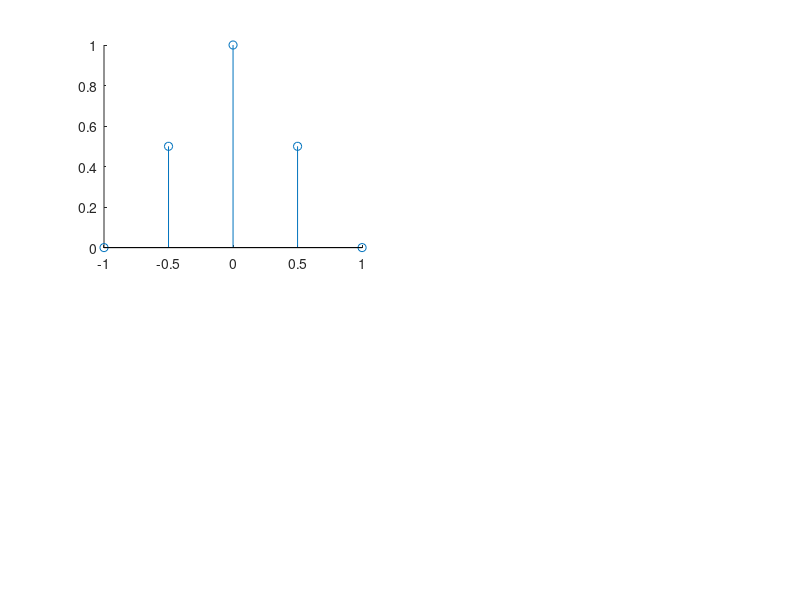

Recreate this plot in MATLAB. (Note: this script raises an error after producing the figure.)
t_fine = -10:0.001:10;
xt = 1 - abs(t_fine);

subplot(2,2,1);
Ts = 0.5;
hold on;
t_n = -1:Ts:1; %Time sample
xn = 1 - abs(t_n); %Sampled signal
stem(t_n,xn); %Plot sampled signal
n = -1/Ts:1/Ts; %Position of sample xn
x_1 = sinc_interp(n,xn,Ts,t_fine); %Reconstruction

%plotting
plot(t_fine,x_1);
xlabel('Time');
ylabel('Ts=0.5');
hold off;
legend('Samples','reconstructed');


subplot(2,2,2);
Ts = 0.2;
hold on;
t_n = -1:Ts:1;
xn = 1 - abs(t_n); 
stem(t_n,xn); 
n = -1/Ts:1/Ts; 
x_2 = sinc_interp(n,xn,Ts,t_fine); 

%plotting
plot(t_fine,x_2); 
xlabel('Time');
ylabel('Ts=0.2');
hold off;
legend('Sample','Reconst.');

subplot(2,2,3);
Ts = 0.1;
hold on;
t_n = -1:Ts:1;
xn = 1 - abs(t_n);
stem(t_n,xn); 
n = -1/Ts:1/Ts; 
x_3 = sinc_interp(n,xn,Ts,t_fine); 

%plotting
plot(t_fine,x_3); 
xlabel('time');
ylabel('Ts=0.1');
hold off;
legend('Sample','Reconst.');

subplot(2,2,4);
hold on;
Ts = 0.05;
t_n = -1:Ts:1; 
xn = 1 - abs(t_n); 
stem(t_n,xn);
n = -1/Ts:1/Ts; 
x_4 = sinc_interp(n,xn,Ts,t_fine);

%plotting
plot(t_fine,x_4); 
xlabel('time');
ylabel('Ts=0.05');
hold off;
legend('Sample','Reconst.');
